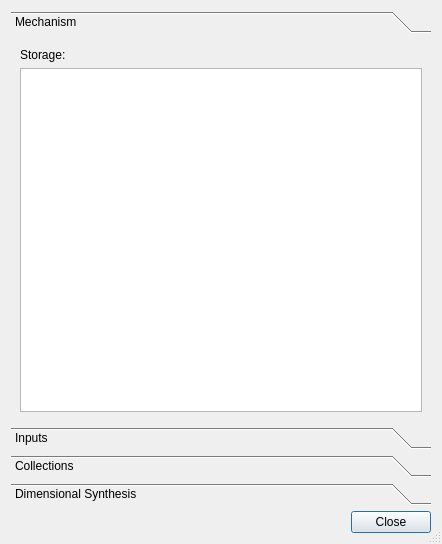
<?xml version="1.0" encoding="UTF-8"?>
<ui version="4.0">
 <class>Dialog</class>
 <widget class="QDialog" name="Dialog">
  <property name="geometry">
   <rect>
    <x>0</x>
    <y>0</y>
    <width>442</width>
    <height>544</height>
   </rect>
  </property>
  <property name="windowTitle">
   <string>Dialog</string>
  </property>
  <property name="sizeGripEnabled">
   <bool>true</bool>
  </property>
  <property name="modal">
   <bool>true</bool>
  </property>
  <layout class="QVBoxLayout" name="verticalLayout">
   <item>
    <widget class="QToolBox" name="toolBox">
     <widget class="QWidget" name="page0">
      <property name="geometry">
       <rect>
        <x>0</x>
        <y>0</y>
        <width>424</width>
        <height>329</height>
       </rect>
      </property>
      <attribute name="icon">
       <iconset resource="../../icons.qrc">
        <normaloff>:/icons/mechanism.png</normaloff>:/icons/mechanism.png</iconset>
      </attribute>
      <attribute name="label">
       <string>Mechanism</string>
      </attribute>
      <layout class="QVBoxLayout" name="verticalLayout_2">
       <item>
        <widget class="QLabel" name="storage_label">
         <property name="text">
          <string>Storage:</string>
         </property>
        </widget>
       </item>
       <item>
        <widget class="QListWidget" name="storage_list"/>
       </item>
      </layout>
     </widget>
     <widget class="QWidget" name="page1">
      <property name="geometry">
       <rect>
        <x>0</x>
        <y>0</y>
        <width>424</width>
        <height>329</height>
       </rect>
      </property>
      <attribute name="icon">
       <iconset resource="../../icons.qrc">
        <normaloff>:/icons/motor.png</normaloff>:/icons/motor.png</iconset>
      </attribute>
      <attribute name="label">
       <string>Inputs</string>
      </attribute>
      <layout class="QHBoxLayout" name="horizontalLayout_2">
       <item>
        <layout class="QVBoxLayout" name="verticalLayout_3">
         <item>
          <widget class="QLabel" name="variables_label">
           <property name="text">
            <string>Variables:</string>
           </property>
          </widget>
         </item>
         <item>
          <widget class="QListWidget" name="variables_list"/>
         </item>
        </layout>
       </item>
       <item>
        <layout class="QVBoxLayout" name="verticalLayout_4">
         <item>
          <widget class="QLabel" name="records_label">
           <property name="text">
            <string>Records:</string>
           </property>
          </widget>
         </item>
         <item>
          <widget class="QListWidget" name="records_list"/>
         </item>
        </layout>
       </item>
      </layout>
     </widget>
     <widget class="QWidget" name="page2">
      <property name="geometry">
       <rect>
        <x>0</x>
        <y>0</y>
        <width>424</width>
        <height>329</height>
       </rect>
      </property>
      <attribute name="icon">
       <iconset resource="../../icons.qrc">
        <normaloff>:/icons/collections.png</normaloff>:/icons/collections.png</iconset>
      </attribute>
      <attribute name="label">
       <string>Collections</string>
      </attribute>
      <layout class="QHBoxLayout" name="horizontalLayout_3">
       <item>
        <layout class="QVBoxLayout" name="verticalLayout_6">
         <item>
          <widget class="QLabel" name="structures_label">
           <property name="text">
            <string>Structures:</string>
           </property>
          </widget>
         </item>
         <item>
          <widget class="QListWidget" name="structures_list"/>
         </item>
        </layout>
       </item>
       <item>
        <layout class="QVBoxLayout" name="verticalLayout_5">
         <item>
          <widget class="QLabel" name="triangular_iteration_label">
           <property name="text">
            <string>Triangular iteration:</string>
           </property>
          </widget>
         </item>
         <item>
          <widget class="QListWidget" name="triangular_iteration_list"/>
         </item>
        </layout>
       </item>
      </layout>
     </widget>
     <widget class="QWidget" name="page3">
      <property name="geometry">
       <rect>
        <x>0</x>
        <y>0</y>
        <width>424</width>
        <height>329</height>
       </rect>
      </property>
      <attribute name="icon">
       <iconset resource="../../icons.qrc">
        <normaloff>:/icons/DimensionalSynthesis.png</normaloff>:/icons/DimensionalSynthesis.png</iconset>
      </attribute>
      <attribute name="label">
       <string>Dimensional Synthesis</string>
      </attribute>
      <layout class="QVBoxLayout" name="verticalLayout_7">
       <item>
        <widget class="QLabel" name="results_label">
         <property name="text">
          <string>Results:</string>
         </property>
        </widget>
       </item>
       <item>
        <widget class="QListWidget" name="results_list"/>
       </item>
      </layout>
     </widget>
    </widget>
   </item>
   <item>
    <layout class="QHBoxLayout" name="horizontalLayout">
     <item>
      <spacer name="horizontalSpacer">
       <property name="orientation">
        <enum>Qt::Horizontal</enum>
       </property>
       <property name="sizeHint" stdset="0">
        <size>
         <width>40</width>
         <height>20</height>
        </size>
       </property>
      </spacer>
     </item>
     <item>
      <widget class="QDialogButtonBox" name="buttonBox">
       <property name="standardButtons">
        <set>QDialogButtonBox::Close</set>
       </property>
      </widget>
     </item>
    </layout>
   </item>
  </layout>
 </widget>
 <resources>
  <include location="../../icons.qrc"/>
 </resources>
 <connections>
  <connection>
   <sender>buttonBox</sender>
   <signal>rejected()</signal>
   <receiver>Dialog</receiver>
   <slot>reject()</slot>
   <hints>
    <hint type="sourcelabel">
     <x>201</x>
     <y>299</y>
    </hint>
    <hint type="destinationlabel">
     <x>199</x>
     <y>187</y>
    </hint>
   </hints>
  </connection>
 </connections>
</ui>
